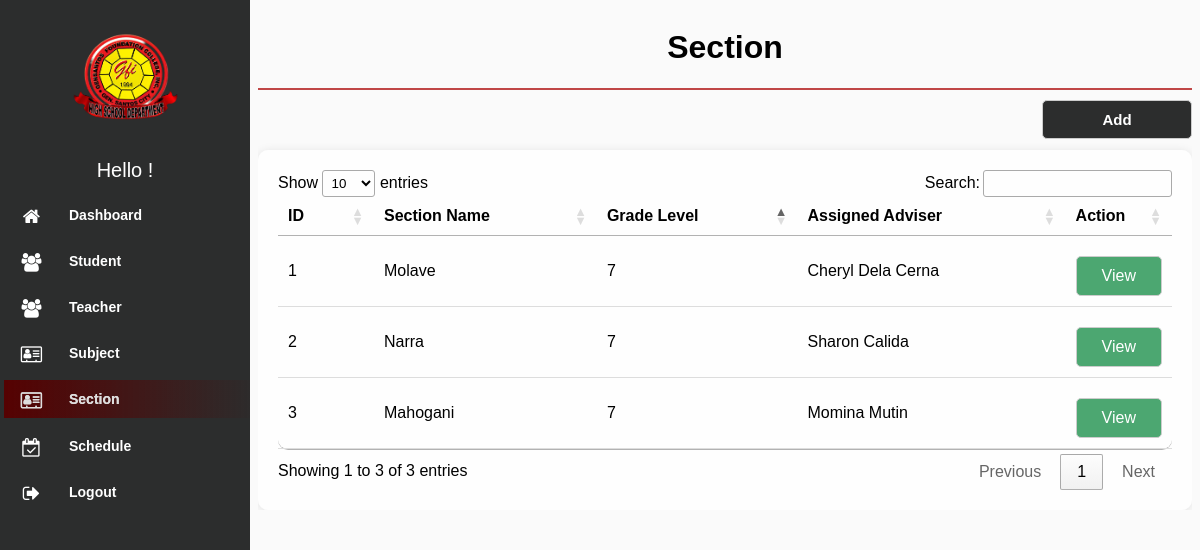
The page /modules/section/index_old.php (signed in) on the database as committed earlier.
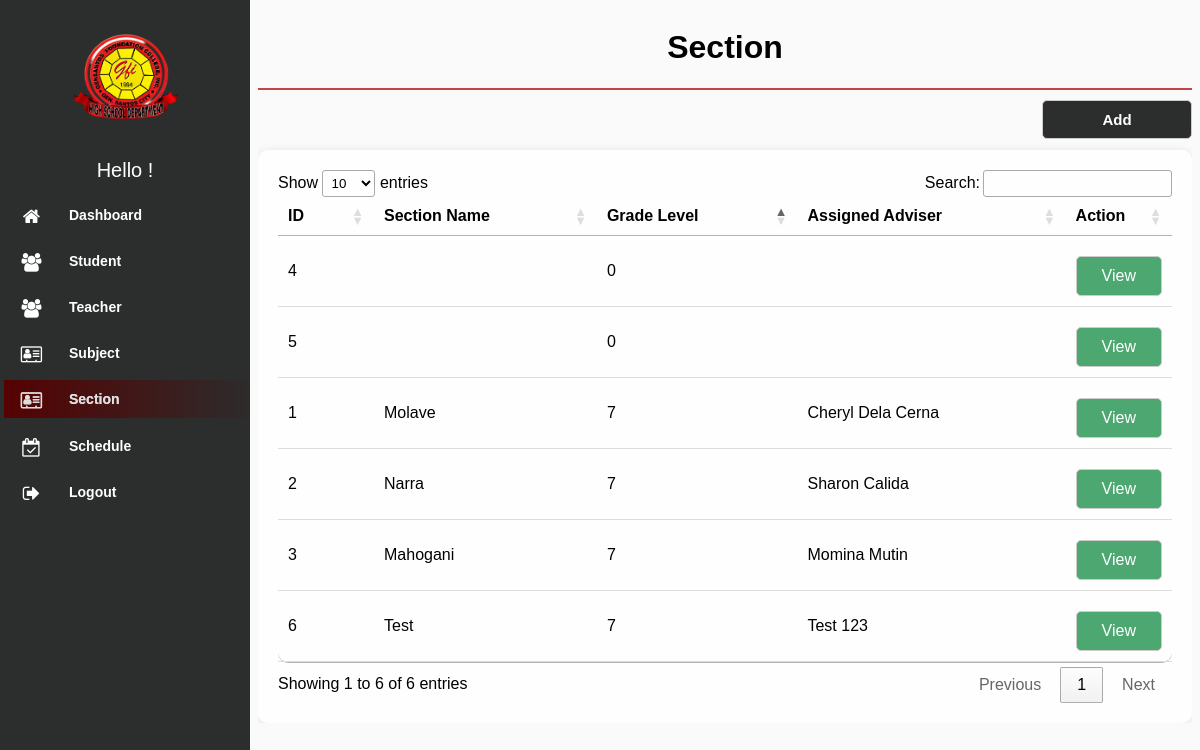
The same page on the database as committed later.
### tables this page shows
CREATE TABLE `section` (
  `id` int(100) NOT NULL,
  `name` varchar(100) NOT NULL,
  `grade_level` int(5) NOT NULL,
  `teacher_id` varchar(100) NOT NULL,
  `del_status` varchar(100) NOT NULL
);

### modules/section/index_old.php (the view, shortened to what this page needs)
<!DOCTYPE html>
<html lang="en">
<head>
    <link rel="stylesheet" type="text/css" href="../../assets/css/font-awesome-4.7.0/css/menu.css">
    <link rel="stylesheet" type="text/css" href="../../assets/css/font-awesome-4.7.0/css/style.css">
    <link rel="stylesheet" type="text/css" href="../../assets/css/font-awesome-4.7.0/css/font-awesome.min.css" rel="stylesheet">
    <link rel="stylesheet" href="../../assets/css/jquery.dataTables.min.css">
</head>
<body>
    <?php
    $page = 'Section';
    include "../../navbar.php";
    include "../../db_conn.php";
    ?>
    <div class="content">
        <div class="header">
            <h1><?php if ($page) {echo $page;} ?></h1>
        </div>
        <div class="search-box">
            <a href="./add.php"><button>Add</button></a>
        </div>
        <div class="table_wrap">
            <table id="example" class="data list">
                <thead>
                    <th style="width: 60px;">ID</th>
                    <th>Section Name</th>
                    <th>Grade Level</th>
                    <th>Assigned Adviser</th>
                    <th style="width: 55px;">Action</th>
                </thead>
                <?php
                $squery = mysqli_query($conn, "
                    SELECT s.*, CONCAT(t.first_name, ' ', t.last_name) AS teacher_name
                    FROM section s
                    LEFT JOIN teacher t ON s.teacher_id = t.id
                    WHERE s.del_status != 'deleted'
                    ORDER BY s.grade_level ;
                ");
                while ($row = mysqli_fetch_array($squery)) {
                ?>
                <tr class="table-row">
                    <td><?php echo $row['id']; ?></td>
                    <td><?php echo $row['name']; ?></td>
                    <td><?php echo $row['grade_level']; ?></td>
                    <td><?php echo $row['teacher_name']; ?></td>
                    <td>
                        <a class="view" href="edit.php?id=<?php echo $row['id']; ?>">View</a>
                    </td>
                </tr>
                <?php } ?>
            </table>
        </div>
    </div>
</body>
</html>

Rows that differ between the two databases and show on the page:
added section: id "4", grade_level "0"
added section: id "5", grade_level "0"
added section: id "6", name "Test", grade_level "7", teacher_name "Test 123"
Other text that changed with them:
text written by a page script: "Show entries Search: Showing 1 to 3 of 3 entries Previous 1 Next" → "Show entries Search: Showing 1 to 6 of 6 entries Previous 1 Next"
